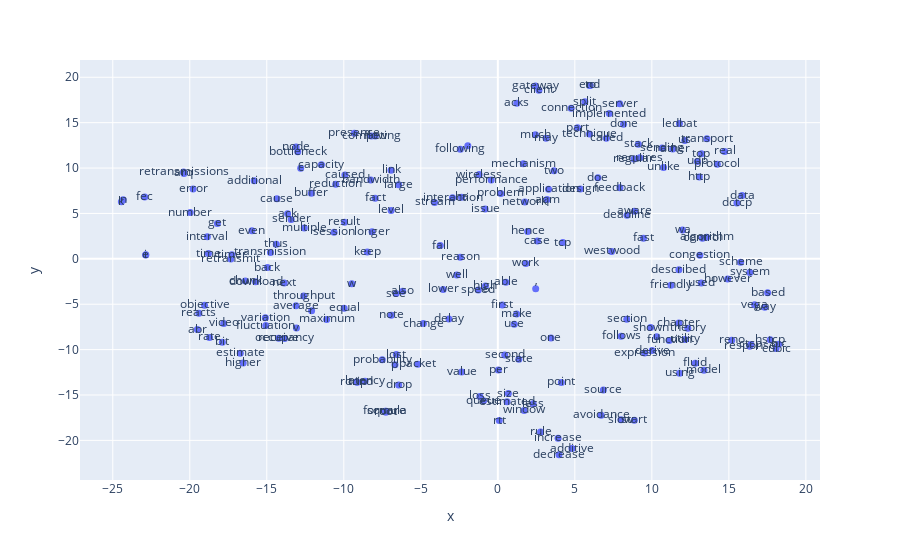

Write notebook code for a chart like this one.
### Code cell
print("\nGenerando visualización 2D...")
vecs2d, labels = reduce_dimensions(w2v_model)

MAX_WORDS = 200

fig = px.scatter(
    x=vecs2d[:MAX_WORDS, 0],
    y=vecs2d[:MAX_WORDS, 1],
    text=labels[:MAX_WORDS]
)
fig.update_traces(marker_size=7)
fig.show()

### Figure 1 — Plotly figure (JSON) as saved in the notebook; plotly's stock layout.template omitted (floating-point values rounded to 4 significant figures; data arrays with more than 128 entries replaced by an {"elided": "..."} marker saying what was removed)
{"data": [{"hovertemplate": "x=%{x}<br>y=%{y}<br>text=%{text}<extra></extra>", "legendgroup": "", "marker": {"color": "#636efa", "size": 7, "symbol": "circle"}, "mode": "markers+text", "name": "", "orientation": "v", "showlegend": false, "text": {"elided": "200 str values"}, "type": "scatter", "x": {"elided": "200 float values"}, "xaxis": "x", "y": {"elided": "200 float values"}, "yaxis": "y"}], "layout": {"legend": {"tracegroupgap": 0}, "margin": {"t": 60}, "xaxis": {"anchor": "y", "domain": [0, 1], "title": {"text": "x"}}, "yaxis": {"anchor": "x", "domain": [0, 1], "title": {"text": "y"}}}}
